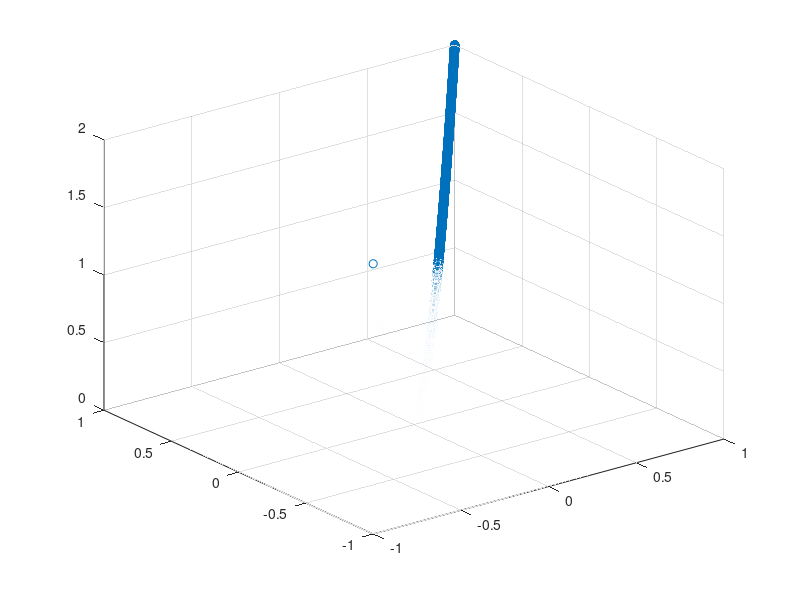

This chart was generated by the following MATLAB code:
a = -1;
b = 1;
N = 10^4; % number of sampling points
% D = 6 in our case (dimensional space)
% x1 = a + (b - a) .* rand(N,1);
% x2 = a + (b - a) .* rand(N,1);
% x3 = a + (b - a) .* rand(N,1);
% x4 = a + (b - a) .* rand(N,1);
% x5 = a + (b - a) .* rand(N,1);
% x6 = a + (b - a) .* rand(N,1);
x1 = (-1:2*1e-5:1)';
x2 = x1;
% x1 = a + (b - a) .* rand(N,1);
% x2 = a + (b - a) .* rand(N,1);
% energy function is simply defined like this
% f = x1.^2 + x2.^2 + x3.^2 + x4.^2 + x5.^2 + x6.^2;
f = x1.^2 + x2.^2;
scatter3(x1,x2,f)